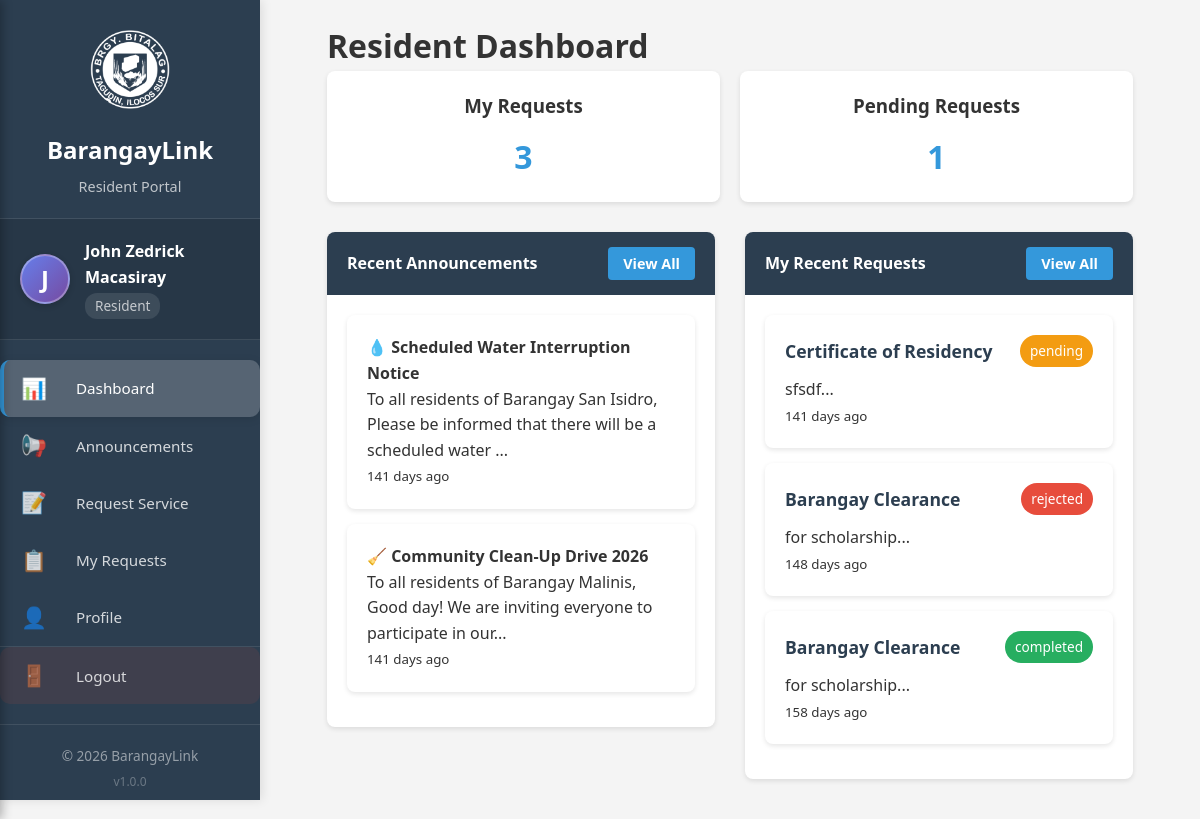
The page /user/dashboard.php (signed in) on the database its author committed.
### tables this page shows
CREATE TABLE `users` (
  `id` int(11) NOT NULL,
  `username` varchar(50) NOT NULL,
  `email` varchar(100) NOT NULL,
  `password` varchar(255) NOT NULL,
  `remember_token` varchar(255) DEFAULT NULL,
  `token_expiry` datetime DEFAULT NULL,
  `full_name` varchar(100) NOT NULL,
  `address` text DEFAULT NULL,
  `contact_number` varchar(20) DEFAULT NULL,
  `user_type` enum('admin','resident') DEFAULT 'resident',
  `status` enum('active','inactive') DEFAULT 'active',
  `created_at` timestamp NOT NULL DEFAULT current_timestamp()
);

CREATE TABLE `announcements` (
  `id` int(11) NOT NULL,
  `title` varchar(200) NOT NULL,
  `content` text NOT NULL,
  `created_by` int(11) DEFAULT NULL,
  `created_at` timestamp NOT NULL DEFAULT current_timestamp()
);

CREATE TABLE `service_requests` (
  `id` int(11) NOT NULL,
  `user_id` int(11) DEFAULT NULL,
  `request_type` varchar(100) NOT NULL,
  `description` text NOT NULL,
  `status` enum('pending','in_progress','completed','rejected') DEFAULT 'pending',
  `created_at` timestamp NOT NULL DEFAULT current_timestamp(),
  `updated_at` timestamp NOT NULL DEFAULT current_timestamp() ON UPDATE current_timestamp()
);

### includes/database.php (called while the page is built, shortened)
<?php
class Database {
    private $connection;
    public function __construct() {
        try {
            $this->connection = new mysqli(DB_HOST, DB_USER, DB_PASS, DB_NAME);
        } catch (Exception $e) {
            die("Database connection error: " . $e->getMessage());
        }
    }
    public function query($sql) {
        return $this->connection->query($sql);
    }
}
?>

### includes/auth.php (called while the page is built, shortened)
<?php
require_once 'database.php';
class Auth {
    private $db;
    public function __construct() {
        $this->db = new Database();
        $this->checkSessionValidity();
    }
    public function isLoggedIn() {
        return isset($_SESSION['user_id']);
    }
    public function getCurrentUser() {
        $id = $_SESSION['user_id'];
        $sql = "SELECT * FROM users WHERE id = $id";
        $result = $this->db->query($sql);
        return $result->fetch_assoc();
    }
    private function checkSessionValidity() {
        $id = $_SESSION['user_id'];
        $sql = "SELECT status FROM users WHERE id = $id";
        $result = $this->db->query($sql);
        $user = $result->fetch_assoc();
    }
}
?>

### public/user/dashboard.php (the view, shortened to what this page needs)
<?php
require_once '../../includes/functions.php';
require_once '../../includes/auth.php';
$auth = new Auth();
$auth->requireUser();
$db = new Database();
$user = $auth->getCurrentUser();
$requests = $db->query("SELECT * FROM service_requests WHERE user_id = {$user['id']} ORDER BY created_at DESC LIMIT 5");
$announcements = $db->query("SELECT * FROM announcements ORDER BY created_at DESC LIMIT 3");
?>
<!DOCTYPE html>
<html lang="en">
<head>
    <link rel="stylesheet" href="../../src/css/main.css">
</head>
<body>
<div class="sidenav">
    <div class="sidenav-header">
        <div class="sidenav-logo">
            <img src="../../assets/1772429077726-removebg-preview.png" alt="BarangayLink Logo" onerror="this.style.display='none'">
        </div>
        <h2>BarangayLink</h2>
        <p>Resident Portal</p>
    </div>
    <div class="sidenav-user">
        <div class="sidenav-avatar">
            <?php
            $initial = strtoupper(substr($user['full_name'], 0, 1));
            echo $initial;
            ?>
        </div>
        <div class="sidenav-user-info">
            <div class="sidenav-user-name"><?php echo htmlspecialchars($user['full_name']); ?></div>
            <div class="sidenav-user-type">Resident</div>
        </div>
    </div>
    <ul class="sidenav-menu">
        <li class="sidenav-item">
            <a href="dashboard.php" class="<?php echo basename($_SERVER['PHP_SELF']) == 'dashboard.php' ? 'active' : ''; ?>">
                <span class="sidenav-icon">📊</span>
                <span class="sidenav-text">Dashboard</span>
            </a>
        </li>
        <li class="sidenav-item">
            <a href="announcements.php" class="<?php echo basename($_SERVER['PHP_SELF']) == 'announcements.php' ? 'active' : ''; ?>">
                <span class="sidenav-icon">📢</span>
                <span class="sidenav-text">Announcements</span>
            </a>
        </li>
        <li class="sidenav-item">
            <a href="service_request.php" class="<?php echo basename($_SERVER['PHP_SELF']) == 'service_request.php' ? 'active' : ''; ?>">
                <span class="sidenav-icon">📝</span>
                <span class="sidenav-text">Request Service</span>
            </a>
        </li>
        <li class="sidenav-item">
            <a href="request_status.php" class="<?php echo basename($_SERVER['PHP_SELF']) == 'request_status.php' ? 'active' : ''; ?>">
                <span class="sidenav-icon">📋</span>
                <span class="sidenav-text">My Requests</span>
            </a>
        </li>
        <li class="sidenav-item">
            <a href="profile.php" class="<?php echo basename($_SERVER['PHP_SELF']) == 'profile.php' ? 'active' : ''; ?>">
                <span class="sidenav-icon">👤</span>
                <span class="sidenav-text">Profile</span>
            </a>
        </li>
        <li class="sidenav-divider"></li>
        <li class="sidenav-item">
            <a href="../logout.php" class="logout-link">
                <span class="sidenav-icon">🚪</span>
                <span class="sidenav-text">Logout</span>
            </a>
        </li>
    </ul>
    <div class="sidenav-footer">
        <p>&copy; 2026 BarangayLink</p>
        <p class="sidenav-version">v1.0.0</p>
    </div>
</div>
    <div class="main-content">
        <div class="container">
            <h1>Resident Dashboard</h1>
            <div class="stats-grid">
                <div class="stat-card" data-tooltip="Total requests you've submitted">
                    <h3>My Requests</h3>
                    <div class="stat-number">
                        <?php
                        $count = $db->query("SELECT COUNT(*) as count FROM service_requests WHERE user_id = {$user['id']}")->fetch_assoc()['count'];
                        echo $count;
                        ?>
                    </div>
                </div>
                <div class="stat-card" data-tooltip="Requests currently pending">
                    <h3>Pending Requests</h3>
                    <div class="stat-number">
                        <?php
                        $pending = $db->query("SELECT COUNT(*) as count FROM service_requests WHERE user_id = {$user['id']} AND status='pending'")->fetch_assoc()['count'];
                        echo $pending;
                        ?>
                    </div>
                </div>
            </div>
            <div class="row">
                <div class="col">
                    <div class="card">
                        <div class="card-header">
                            Recent Announcements
                            <a href="announcements.php" class="btn btn-primary btn-sm">View All</a>
                        </div>
                        <div class="card-body">
                            <?php if ($announcements->num_rows > 0): ?>
                                <?php while($row = $announcements->fetch_assoc()): ?>
                                    <div class="announcement-item">
                                        <h4><?php echo $row['title']; ?></h4>
                                        <p><?php echo substr($row['content'], 0, 100); ?>...</p>
                                        <small><?php echo timeAgo($row['created_at']); ?></small>
                                    </div>
                                <?php endwhile; ?>
                            <?php else: ?>
                                <p>No announcements yet.</p>
                            <?php endif; ?>
                        </div>
                    </div>
                </div>
                <div class="col">
                    <div class="card">
                        <div class="card-header">
                            My Recent Requests
                            <a href="request_status.php" class="btn btn-primary btn-sm">View All</a>
                        </div>
                        <div class="card-body">
                            <?php if ($requests->num_rows > 0): ?>
                                <?php while($row = $requests->fetch_assoc()): ?>
                                    <div class="request-card">
                                        <div class="request-header">
                                            <span class="request-type"><?php echo $row['request_type']; ?></span>
                                            <?php echo getStatusBadge($row['status']); ?>
                                        </div>
                                        <p><?php echo substr($row['description'], 0, 50); ?>...</p>
                                        <small><?php echo timeAgo($row['created_at']); ?></small>
                                    </div>
                                <?php endwhile; ?>
                            <?php else: ?>
                                <p>No service requests yet.</p>
                                <a href="service_request.php" class="btn btn-success">Request Service</a>
                            <?php endif; ?>
                        </div>
                    </div>
                </div>
            </div>
        </div>
    </div>
</body>
</html>

### includes/functions.php (shortened to what this page needs)
<?php
function getStatusBadge($status) {
    $colors = [
        'pending' => 'warning',
        'in_progress' => 'info',
        'completed' => 'success',
        'rejected' => 'danger',
        'active' => 'success',
        'inactive' => 'secondary'
    ];
    $color = $colors[$status] ?? 'secondary';
    return "<span class='badge bg-$color'>$status</span>";
}
function timeAgo($timestamp) {
    $time_ago = strtotime($timestamp);
    $current_time = time();
    $time_difference = $current_time - $time_ago;
    $minutes = round($time_difference / 60);
    $hours = round($time_difference / 3600);
    $days = round($time_difference / 86400);
    return "$days days ago";
}

### rows shown on the page
users: full_name "J", full_name "John Zedrick Macasiray"
announcements: title "💧 Scheduled Water Interruption Notice", content "To all residents of Barangay San Isidro, Please be informed that there will be a scheduled water", created_at "141 days ago"
announcements: title "🧹 Community Clean-Up Drive 2026", content "To all residents of Barangay Malinis, Good day! We are inviting everyone to participate in our", created_at "141 days ago"
service_requests: request_type "Certificate of Residency", status "pending", description "sfsdf", created_at "141 days ago"
service_requests: request_type "Barangay Clearance", status "rejected", description "for scholarship", created_at "148 days ago"
service_requests: request_type "Barangay Clearance", status "completed", description "for scholarship", created_at "158 days ago"

### other values the page prints
$count "3"
$pending "1"
